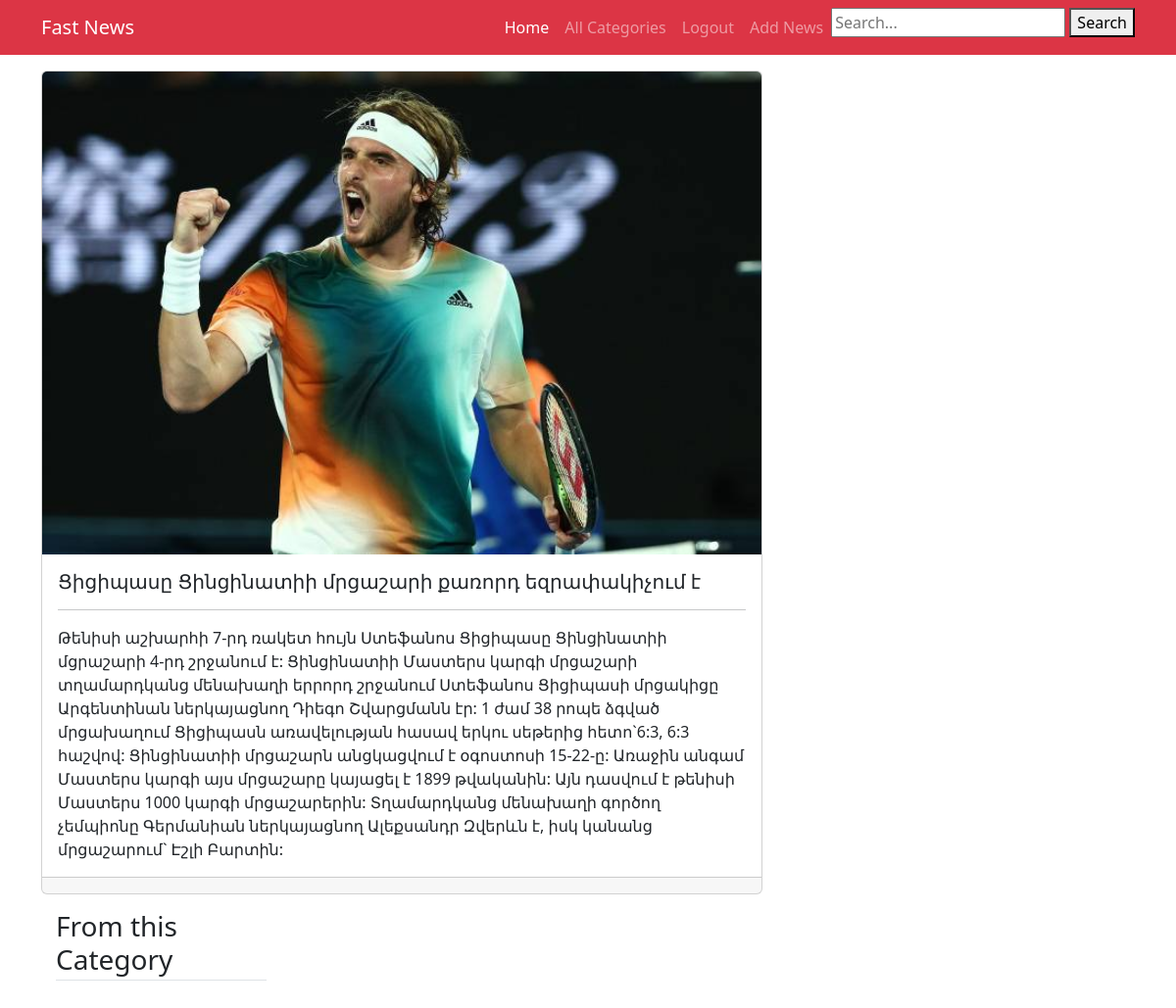
Page /task/11/ (signed in) on the committed database.
### main/models.py (models this page shows, shortened)
class News(models.Model):
    category = models.ManyToManyField(Category)
    title = models.CharField(max_length=300)
    image = models.ImageField(upload_to='imgs/')
    detail = models.TextField()
    add_time = models.DateTimeField(auto_now_add=True)
    class Meta:
        verbose_name_plural = 'News'

### main/views.py (the view)
# urls.py: path('task/<str:pk>/', DescriptionDetail.as_view(), name='task'),
class DescriptionDetail(DetailView):
    model = News

### main/templates/main/news_detail.html (shortened to what this page needs)
{% extends 'base.html' %}
{% block content %}
        {% if user.is_authenticated %}
    <main class="container mt-3 mb-5">
        <div class="row my-3">
            <div class="col-md-8">
                <div class="card mb-3">
                    <img src="/media/{{ news.image }}" class="card-img-top" alt="{{ news.title }}">
                    <div class="card-body">
                        <h5 class="card-title">{{ news.title }}</h5>
                        <hr/>
                        <p class="card-text">{{ news.detail }}</p>
                    </div>
                    <div class="card-footer">
                    </div>
                </div>
                <div class="col-md-4">
                    <h3 class="mb-3 border-bottom pb-1">From this Category</h3>
                </div>
            </div>
    </main>
        {% endif %}
{% endblock %}

### rows in the picture
News: image (picture), title "Ցիցիպասը Ցինցինատիի մրցաշարի քառորդ եզրափակիչում է", detail "Թենիսի աշխարհի 7-րդ ռակետ հույն Ստեֆանոս Ցիցիպասը Ցինցինատիի մցրաշարի 4-րդ շրջանում է: Ցինցինատիի Մաստերս կարգի մրցաշարի տղամարդկանց մենախաղի երրորդ շրջանում Ստեֆանոս Ցիցիպասի մրցակիցը Արգենտինան ներկայացնող Դիեգո Շվարցմանն էր: 1 ժամ 38 րոպե ձգված մրցախաղում Ցիցիպասն առավելության հասավ երկու սեթերից հետո`6:3, 6:3 հաշվով: Ցինցինատիի մրցաշարն անցկացվում է օգոստոսի 15-22-ը: Առաջին անգամ Մաստերս կարգի այս մրցաշարը կայացել է 1899 թվականին: Այն դասվում է թենիսի Մաստերս 1000 կարգի մրցաշարերին: Տղամարդկանց մենախաղի գործող չեմպիոնը Գերմանիան ներկայացնող Ալեքսանդր Զվերևն է, իսկ կանանց մրցաշարում` Էշլի Բարտին:"
